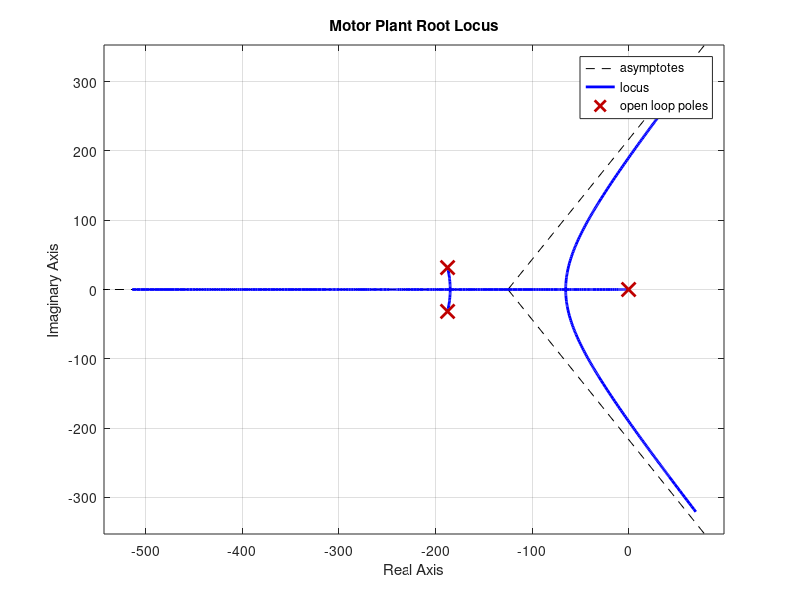
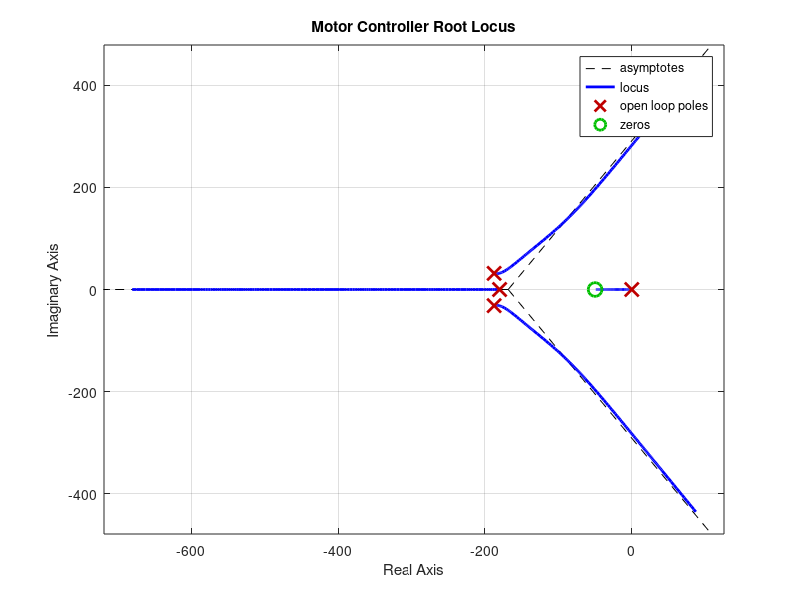
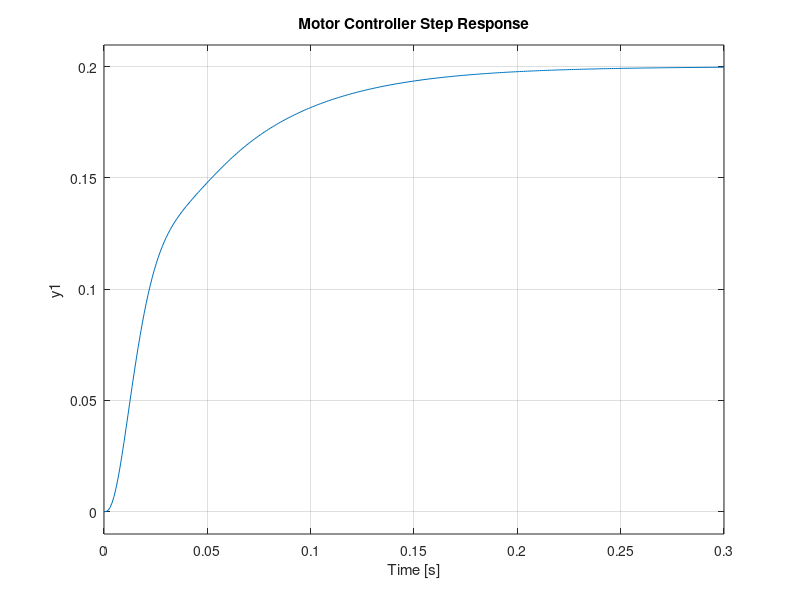

The MATLAB source for these figures, in order: (Note: this script raises an error after producing the figures.)
% Matthew Blanchard & Forrest Smith
% ECE 414
% Final Project

% ========== Variables ========== %
% Constants
K_s = 10;       % Touch sensor gain: 0.1V/cm = 10V/m
J_s = 1.4e-7;   % Angular sensor inertia
J_g = 6.2e-6;   % Gearbox inertia 
J_m = 5.0e-5;   % Motor inertia
J_T = 1.8e-3;   % Track inertia

B_m = 3.0e-6;   % Motor viscous friction
G_v = 5;        % Voltage amplifier
g = 9.8;        % Gravitational constant
R_b = 10e-3;     % Ball radius
r_b = 6e-3;      % Distance from ball center to channel wall
A = 1 + ((2 .* (R_b.^2)) ./ (5 .* (r_b.^2)));

% Selectables
i = 4;                                          % Motor selection
N = 14;                                         % Gearbox ratio, 10 - 50
J_eff = J_m + J_g + (1./(N.^2)).*(J_T + J_s);   % Effective inertia (depends on N)

% Motor Variables
K_T = [0.225, 0.175, 0.125, 0.275];  % Motor Torque Constant
R_m = [8, 6, 4, 12];                 % Motor Resistance
L_m = [25e-3, 16e-3, 7.5e-3, 32e-3]; % Motor Inductance
% ========================== %

% Generate the plants

% ======== Motor Plant ============= %
% Numerator
G_nm = G_v .* K_T(i);

% Denominator
G_dm = [ ...
    (J_eff .* L_m(i)), ...                       % s^3
    ((R_m(i) .* J_eff + B_m .* L_m(i))), ...     % s^2
    ((K_T(i).^2 + R_m(i) .* B_m)), ...           % s^1
    0];                                               % s^0

% Plant minimum transfer function
G_m = tf(G_nm, G_dm);
G_m = minreal(G_m);
% ================================== %

% ======= Ball & Track Plant ======= %
% Numerator
G_nx = g .* K_s .* (1 ./ N);

% Denominator
G_dx = [ ...
    A, ...            % s^2
    0, ...            % s^1
    0];               % s^0     

% Plant minimum transfer function
G_x = tf(G_nx, G_dx);
G_x = minreal(G_x);
% ================================== %

% Controller Design

% ======== Motor Controller ======== %
% failed LAM design
%{
os = 0;
n = 6;
ts = .3;

[No, Do] = stepshape(n,os,ts);
[D, T_motor, Tu, Td, L] = lamdesign(G_m, Do);
stepinfo(T_motor)
%}


% Best motor controller design, trying it by hand
%{
[d, c] = pidtune(G_m, 'PDF');
L = G_m*d;
T_motor = feedback(L, 1);
stepinfo(T_motor)
figure();
rlocus(L);
%}

% Motor controller design (PD)
figure('Name', 'Motor Plant Root Locus');          
rlocus(G_m);
title('Motor Plant Root Locus'); 

% There is a pole at the origin which must be pulled out by a nearby zero.
% The pole of the PD must be further in the LHP than the zero.
z = -50;     % Zero, close enough to origin pole to pull it
p = -180;    % Pole, slightly further right than the conjugate pole pair

% PID controller
D_m = zpk(z, p, 1);     
figure('Name', 'Motor Controller Root Locus');
rlocus(G_m .* D_m);  
title('Motor Controller Root Locus');

% Select gain of 5, pulls the origin pole out but ensures the conjugate
% pairs do not get too large of an angle (we don't want oscillations,
% stability over speed in this application)

k = 5;
T_motor = feedback(D_m .* G_m, k);

% Step response/stats for the motor control system
figure('Name', 'Motor Controller Step Response');
step(T_motor);
title('Motor Controller Step Response');
info_m = stepinfo(T_motor);

% ========= Position Controller ========= %
% Combine motor controller and position (ball and track) plant
% to get plant of position controller
G_x2 = T_motor * G_x;
G_x2 = minreal(G_x2);

% Position controller design
figure('Name', 'Position Plant Root Locus');          
rlocus(G_x2);
title('Position Plant Root Locus'); 

% Two poles at origin, need a lead controller to bring them into the 
% RHP. This takes the form of 
%       (s + z)
% D = k --------
%       (s + p)
% where p's magnitude is greater than z's

p = -20;    % Bring p as far out left as possible without crossing 
            % the next pole at -20.9
            
z = 0;      % Need to cancel one of the poles at the origin with a zero

% Lead controller (special case of PID)
figure('Name', 'Position Controller Root Locus');
D_x2 = zpk(z, p, 1);
rlocus(G_x2 .* D_x2);
title('Position Controller Root Locus');

% Let gain k = 97.9, the meeting point of the origin pole and the
% controller pole. This pulls the origin pole as far into the LHP as
% possible without introducing oscillations from complex conjugate poles
% (that leads to overshoot, which we can't afford)
k = 97.9;   
T_position = feedback(D_x2 .* G_x2, k);

% The position transfer function represents the entire system
T_sys = T_position;
[Tu_sys, Umax_sys] = controleffort(G_x2, T_sys);
info_x = stepinfo(T_sys);

figure('Name', 'Position Controller Step Response');
step(T_sys);
title('Position Controller Step Response');

figure('Name', 'Position Controller Control Effort');
step(Tu_sys);
title('Position Controller Control Effort');

% ========= Operation ========== %
t = linspace(0, 10, 1001);
x(1:200)    =  0   .* k;
x(201:400)  =  2   .* k;
x(401:600)  =  2.5 .* k;
x(601:800)  = -2.5 .* k;
x(801:1001) =  0   .* k;

y = lsim(T_sys, x, t);

figure('Name', 'System Operation With Varying Input');
[a, h1, h2] = plotyy(t, x, t, y);
set(a(1), 'YTick', linspace(-2.5.*k, 2.5.*k, 11));
set(a(1), 'YTickLabel', {'-2.5*k', '-2.0*k', '-1.5*k', ...
    '-1.0*k', '-0.5*k', '0*k', '0.5*k', '1.0*k', '1.5*k', '2.0*k', '2.5*k'});
set(a(1), 'YLim', [-3.*k, 3.*k]);

set(a(2), 'YTick', linspace(-2.5, 2.5, 11));
set(a(2), 'YTickLabel', {'-2.5', '-2.0', '-1.5', '-1.0', '-0.5', '0', ...
    '0.5', '1.0', '1.5', '2.0', '2.5'});
set(a(2), 'YLim', [-3, 3]);

grid 'on';
title('System Operation with Varying Input');
legend('Input', 'Output');

% plot(t, x);
% yyaxis left;
% xlim([0, 10]);
% ylim([-2.5, 2.5]);
% yticks([-2.5 -2 -1.5 -1 -0.5 0 0.5 1 1.5 2 2.5]);
% yticklabels(['-2.5', '-2', '-1.5', '-1', '-0.5', '0',...
%                         '0.5', '1.0', '1.5', '2.0', '2.5']);
%                     
% yyaxis right;
% plot(t, y);
% ylim([-2.5.*k, 2.5.*k]);
% yticks([-2.5, -2, -1.5, -1, -0.5, 0, 0.5, 1.0, 1.5, 2.0, 2.5].*k);
% yticklabels(['-2.5*k', '-2*k', '-1.5*k', '-1*k', '-0.5*k', '0*k',...
%                         '0.5*k', '1.0*k', '1.5*k', '2.0*k', '2.5*k']);
% 
% 
% 
% 
% 
